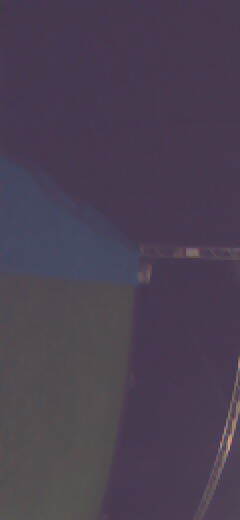
#> input picture pics/1702472196.jpg, 240 x 520 px; its folder holds only this picture in this run
$ python obs.py
#> lines starting #> are read from the running program, lines starting #| are printed output that depends on the picture; after the words box and inside, x2 and y2 are one past the last pixel; in counts of white or black regions, pixels touching at a corner belong together
### functions.py
import numpy as np
# [57 lines left out: functions line_fit, ransac_inl, not called in this run]

# [7 lines of commented-out code are left out]

def diff(points):
    # Returns array of the form (x,y,y')
    res = np.zeros(((len(points)-1),3))
    for i in range(len(points)-1):
        res[i, 0] = points[i][1]  # x
        res[i, 1] = points[i][0]  # y
        res[i, 2] = abs(points[i+1][0] -points[i][0])/(points[i+1][1]-points[i][1])   # Compute y' (slope, dy/dx)

    for i in range(len(points)-2):             # Compute y''
        res[i,2] = abs(res[i+1,2]-res[i,2])
    return res[0:len(points)-2,:]
    # Return res

### obs.py
import glob
import cv2
from time import sleep
import numpy as np
import matplotlib.pyplot as plt
from functions import line_fit,ransac_inl,diff

images = [cv2.imread(file) for file in glob.glob("pics/*.jpg")]
#> images = 1 item


def nothing(x):
    pass
#create window
cv2.namedWindow('image', cv2.WINDOW_NORMAL)
cv2.namedWindow('real', cv2.WINDOW_NORMAL)

#generate video
[height,width,depth] = np.shape(images[0])
#> height = 520; width = 240; depth = 3


# cv2.setWindowProperty("image",cv2.WND_PROP_FULLSCREEN,cv2.WINDOW_FULLSCREEN)

#create trackbar for window
cv2.createTrackbar('y_m','image',0,255,nothing)
cv2.createTrackbar('y_M','image',181,255,nothing)
cv2.createTrackbar('u_m','image',2,255,nothing)
cv2.createTrackbar('u_M','image',52,255,nothing) #52
cv2.createTrackbar('v_m','image',70,255,nothing)
cv2.createTrackbar('v_M','image',111,255,nothing)

#rotate all images
im_no = 0
sub_samp = False
for image in images:
    image = np.rot90(image)
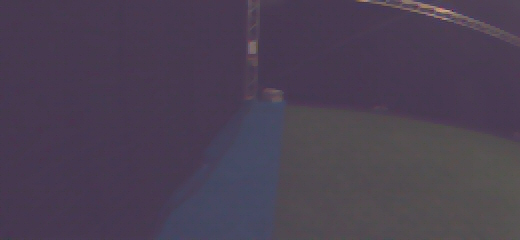
#> image: shape (240, 520, 3); mean of channels 0, 1, 2 81.8, 64.4, 74.4; drawn as B, G, R

    image = cv2.cvtColor(image, cv2.COLOR_BGR2HSV)
#> image: shape (240, 520, 3); mean H, S, V 133.7, 57, 82.5
    found_points = False

    while(True):
        #create mask and colour filter
        lower = np.array([cv2.getTrackbarPos('y_m','image'),cv2.getTrackbarPos('u_m','image'),cv2.getTrackbarPos('v_m','image')])
        upper = np.array([cv2.getTrackbarPos('y_M','image'),cv2.getTrackbarPos('u_M','image'),cv2.getTrackbarPos('v_M','image')])
        #hard coded for testing purposes
        # lower = np.array([70,70,70])
        # upper = np.array([110,110,110])

        #masking and residual image
        mask = cv2.inRange(image, lower, upper)
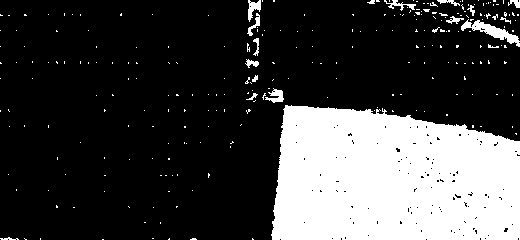
#> mask: shape (240, 520); 25.2% white; 255 white regions (237 under 20 px), largest, box (x1, y1, x2, y2) and area: (271, 105, 520, 240) 29175, (461, 19, 520, 47) 505, (248, 0, 261, 22) 149

        #inverting image
        res = cv2.bitwise_and(image, image, mask= mask)
#> res: shape (240, 520, 3); mean H, S, V 32.6, 5.1, 21

        #median filtering
        mask = cv2.medianBlur(mask,5)
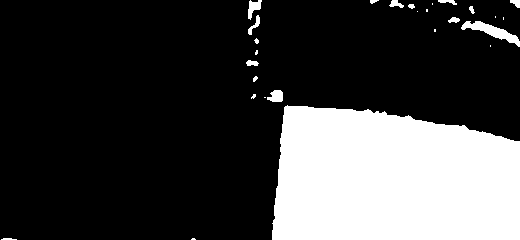
#> mask: shape (240, 520); 24.7% white; 27 white regions (12 under 20 px), largest, box (x1, y1, x2, y2) and area: (272, 105, 520, 240) 29434, (461, 21, 520, 47) 508, (248, 0, 262, 20) 148
        #edges = cv2.Canny(mask, 300, 400)
        v_edge_kernel = np.array([[-1,2,-1],
                         [-1,2,-1],
                         [-1,2,-1]])

        edges = cv2.filter2D(mask,-1,v_edge_kernel)
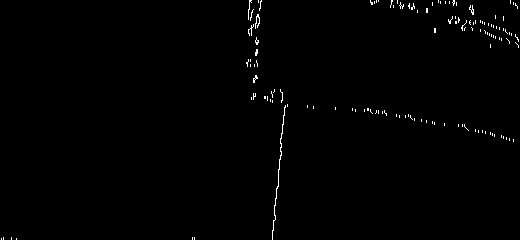
#> edges: shape (240, 520); 0.71% white in thin lines or dots
        [height,width] = np.shape(edges)
#> height = 240; width = 520
        edge_lines = []
        no_lines = 100
        if sub_samp==True:
                lines = np.array((width-1)*np.random.rand(no_lines,1))
                lines = lines.astype(int)
        elif sub_samp ==False:
                lines = range(width)
        for i in lines:
                for step in range(height-1):
                        if (edges[(height-1-step),i]>0 ):
                                up_green_test = np.count_nonzero( np.array( [mask[(height-1-step)-1,i],mask[(height-1-step)-2,i],mask[(height-1-step)-3,i],mask[(height-1-step)-4,i]] ))
                                # try:
                                #         side_green_test = np.count_nonzero( np.array( [mask[(height-1-step),i-1],mask[(height-1-step)-2,i-2],mask[(height-1-step)-3,i+1],mask[(height-1-step)-4,i+2]] ))
                                if (up_green_test==0):
                                        edge_lines.append([(height-1-step),i])
                                        found_points = True
                                        break
                        if step>int(height*0.4):
                                break
#> after the loop, edge_lines = [[239, 1], [238, 3], [238, 11], [239, 16], [238, 192], [238, 194], [230, 272], [220, 273], [205, 274], [198, 275], [188, 276], [186, 277], [169, 278], [159, 279]]

        image = cv2.cvtColor(image, cv2.COLOR_HSV2RGB)
        crit_points = np.zeros((width))
#> crit_points = 520 values from 0 to 0
        x_arr = []
        y_arr = []
        if found_points==True:
                diff_points = diff(edge_lines)
#> in diff, `res = np.zeros(((len(points)-1),3))`: res = 13 rows, first 8: [0, 0, 0], [0, 0, 0], [0, 0, 0], [0, 0, 0], [0, 0, 0], [0, 0, 0], [0, 0, 0], [0, 0, 0]
#> the loop in diff, `for i in range(len(points)-1):` made 13 passes
#> after the loop in diff, `for i in range(len(points)-1):`: res = 13 rows, first 8: [1, 239, 0.5], [3, 238, 0], [11, 238, 0.2], [16, 239, 0.00568], [192, 238, 0], [194, 238, 0.103], [272, 230, 10], [273, 220, 15]
#> the loop in diff, `for i in range(len(points)-2):             # Compute y''` made 12 passes
#> after the loop in diff, `for i in range(len(points)-2):             # Compute y''`: res = 13 rows, first 8: [1, 239, 0.5], [3, 238, 0.2], [11, 238, 0.194], [16, 239, 0.00568], [192, 238, 0.103], [194, 238, 9.9], [272, 230, 5], [273, 220, 8]
#> diff_points = [[1, 239, 0.5], [3, 238, 0.2], [11, 238, 0.194], [16, 239, 0.00568], [192, 238, 0.103], [194, 238, 9.9], [272, 230, 5], [273, 220, 8], [274, 205, 3], [275, 198, 8], [276, 188, 15], [277, 186, 7]]
                [points,depth] = np.shape(diff_points)
#> points = 12

                for i in range(points):
                        x_loc = int(diff_points[i,0])
                        y_loc = int(diff_points[i,1])
                        if diff_points[i,2]>0:
                                #image[y_loc,x_loc,:] = [255,0,0]
                                cv2.line(image, (x_loc,y_loc), (x_loc,0), (0,255,0), 1)
                                crit_points[x_loc] = diff_points[i,2]
                                x_arr.append(x_loc)
                                y_arr.append(y_loc)
                        else:
                                image[y_loc,x_loc,:] = [255,0,0]
#> this loop made 12 passes
#> (x_loc, y_loc) on passes 1 to 12: (1, 239), (3, 238), (11, 238), (16, 239), (192, 238), (194, 238), (272, 230), (273, 220), (274, 205), (275, 198), (276, 188), (277, 186)
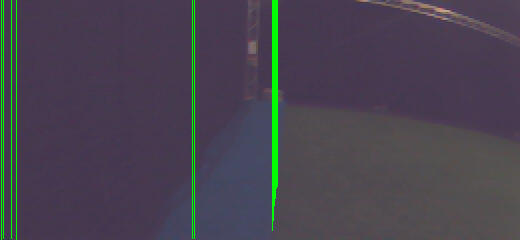
#> image: shape (240, 520, 3); mean R, G, B 72.5, 68.1, 79.9
#> after the loop, crit_points = 520 values, max 15 at index 276, min 0 at index 0, mean 0.109; x_arr = [1, 3, 11, 16, 192, 194, 272, 273, 274, 275, 276, 277]; y_arr = [239, 238, 238, 239, 238, 238, 230, 220, 205, 198, 188, 186]

        FOV_X = (120/180)*np.pi
        FOV_Y = (80/180)*np.pi
        alt = 1.5 #m
        x_fin = []
        y_fin = []
        for i in range(np.shape(x_arr)[0]):
                theta = (y_arr[i]-height/2)*(FOV_Y/height)   #rad
                psi = (x_arr[i]-width/2)*(FOV_X/width)      #rad
                print(theta)
                d = alt/(np.arctan(theta))
                print(d)
                x_fin.append(d*np.sin(psi))
                y_fin.append(d*np.cos(psi))
#> this loop made 12 passes
#> (theta, psi, d) on passes 1 to 12: (0.692, -1.04, 2.48), (0.686, -1.04, 2.49), (0.686, -1, 2.49), (0.692, -0.983, 2.48), (0.686, -0.274, 2.49), (0.686, -0.266, 2.49), (0.64, 0.0483, 2.63), (0.582, 0.0524, 2.85), (0.495, 0.0564, 3.27), (0.454, 0.0604, 3.52), (0.396, 0.0644, 3.98), (0.384, 0.0685, 4.09)
#> (printed output is left out)
#> after the loop, x_fin = [-2.14, -2.14, -2.1, -2.06, -0.674, -0.655, 0.127, 0.149, 0.184, 0.213, 0.256, 0.28]; y_fin = [1.25, 1.27, 1.34, 1.37, 2.4, 2.41, 2.63, 2.84, 3.26, 3.51, 3.97, 4.08]


        plt.clf()
        plt.subplot(121)
        plt.scatter(x_fin,y_fin)
        plt.xlim(-10,10)
        plt.ylim(-10,10)
        #plt.imshow(mask)
        plt.subplot(122)
        plt.imshow(image)
        #plt.imshow(edges)

        #plt.show(block=False)
        plt.savefig('experiment(%i).png' % im_no)
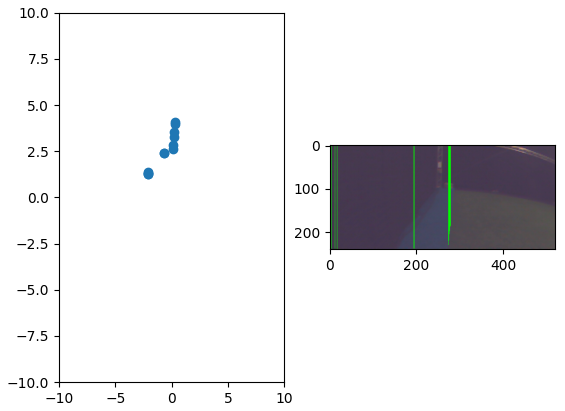
#> figure drawn by matplotlib, 2 panels
        im_no+=1
        print(im_no)
        plt.pause(0.0001)
        break
        #cv2.destroyAllWindows()

$ run again, on pics/1707472249.jpg
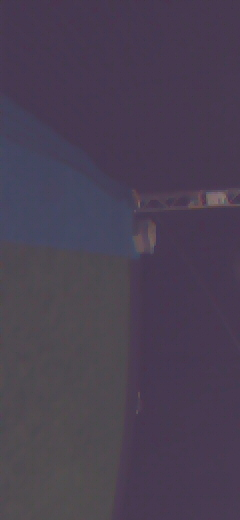
#> input picture pics/1707472249.jpg, 240 x 520 px
#> images = 1 item
#> edges: shape (240, 520); 0.58% white in thin lines or dots, all inside (x1, y1, x2, y2) = (188, 0, 518, 240)
#> after the loop `for i in lines:`: edge_lines = [[234, 240], [231, 241], [219, 242], [215, 243], [210, 244], [208, 245], [189, 246], [187, 247], [180, 248], [170, 249], [155, 250], [147, 252]]
#> in diff, `res = np.zeros(((len(points)-1),3))`: res = [[0, 0, 0], [0, 0, 0], [0, 0, 0], [0, 0, 0], [0, 0, 0], [0, 0, 0], [0, 0, 0], [0, 0, 0], [0, 0, 0], [0, 0, 0], [0, 0, 0]]
#> the loop in diff, `for i in range(len(points)-1):` made 11 passes
#> after the loop in diff, `for i in range(len(points)-1):`: res = [[240, 234, 3], [241, 231, 12], [242, 219, 4], [243, 215, 5], [244, 210, 2], [245, 208, 19], [246, 189, 2], [247, 187, 7], [248, 180, 10], [249, 170, 15], [250, 155, 4]]
#> the loop in diff, `for i in range(len(points)-2):             # Compute y''` made 10 passes
#> after the loop in diff, `for i in range(len(points)-2):             # Compute y''`: res = [[240, 234, 9], [241, 231, 8], [242, 219, 1], [243, 215, 3], [244, 210, 17], [245, 208, 17], [246, 189, 5], [247, 187, 3], [248, 180, 5], [249, 170, 11], [250, 155, 4]]
#> diff_points = [[240, 234, 9], [241, 231, 8], [242, 219, 1], [243, 215, 3], [244, 210, 17], [245, 208, 17], [246, 189, 5], [247, 187, 3], [248, 180, 5], [249, 170, 11]]
#> the loop `for i in range(points):` made 10 passes
#> y_loc on passes 1 to 8: 234, 231, 219, 215, 210, 208, 189, 187
#> after the loop `for i in range(points):`:
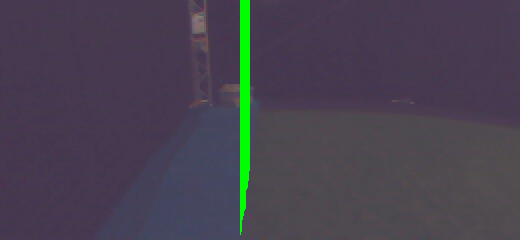
#> image: shape (240, 520, 3); mean R, G, B 71.7, 66.5, 80.1
#> after the loop `for i in range(points):`: crit_points = 520 values, max 17 at index 244, min 0 at index 0, mean 0.152; x_arr = [240, 241, 242, 243, 244, 245, 246, 247, 248, 249]; y_arr = [234, 231, 219, 215, 210, 208, 189, 187, 180, 170]
#> the loop `for i in range(np.shape(x_arr)[0]):` made 10 passes
#> (theta, psi, d) on passes 1 to 8: (0.663, -0.0806, 2.56), (0.646, -0.0765, 2.62), (0.576, -0.0725, 2.87), (0.553, -0.0685, 2.97), (0.524, -0.0644, 3.11), (0.512, -0.0604, 3.17), (0.401, -0.0564, 3.93), (0.39, -0.0524, 4.04)
#> (printed output is left out)
#> after the loop `for i in range(np.shape(x_arr)[0]):`: x_fin = [-0.206, -0.2, -0.208, -0.203, -0.2, -0.191, -0.221, -0.211, -0.216, -0.235]; y_fin = [2.55, 2.61, 2.86, 2.96, 3.1, 3.16, 3.92, 4.03, 4.46, 5.29]
#> `plt.savefig('experiment(%i).png' % im_no)`:
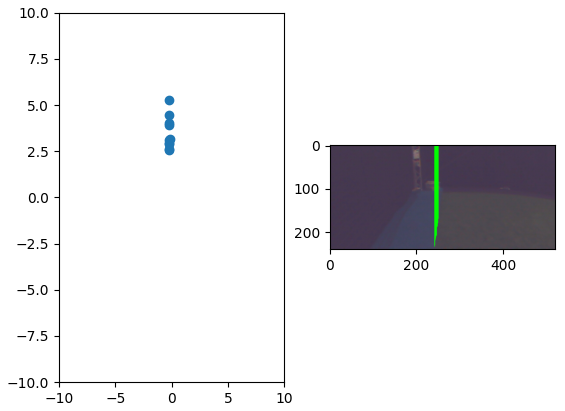
#> figure drawn by matplotlib, 2 panels

$ run again, on pics/1708738814.jpg
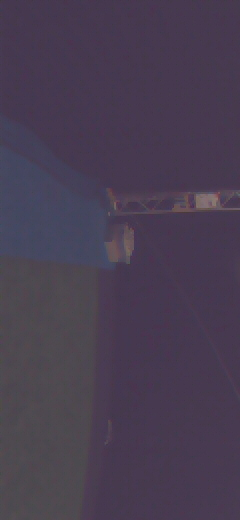
#> input picture pics/1708738814.jpg, 240 x 520 px
#> images = 1 item
#> edges: shape (240, 520); 0.71% white in thin lines or dots
#> after the loop `for i in lines:`: edge_lines = 48 pairs, first value 142 to 238, second value 140 to 502
#> in diff, `res = np.zeros(((len(points)-1),3))`: res = 47 rows, first 8: [0, 0, 0], [0, 0, 0], [0, 0, 0], [0, 0, 0], [0, 0, 0], [0, 0, 0], [0, 0, 0], [0, 0, 0]
#> the loop in diff, `for i in range(len(points)-1):` made 47 passes
#> after the loop in diff, `for i in range(len(points)-1):`: res = 47 rows, first 8: [140, 238, 0], [143, 238, 0.045], [254, 233, 3], [255, 230, 11], [256, 219, 3], [257, 216, 6], [258, 210, 6], [259, 204, 3]
#> the loop in diff, `for i in range(len(points)-2):             # Compute y''` made 46 passes
#> after the loop in diff, `for i in range(len(points)-2):             # Compute y''`: res = 47 rows, first 8: [140, 238, 0.045], [143, 238, 2.95], [254, 233, 8], [255, 230, 8], [256, 219, 3], [257, 216, 0], [258, 210, 3], [259, 204, 15]
#> diff_points = 46 rows, first 8: [140, 238, 0.045], [143, 238, 2.95], [254, 233, 8], [255, 230, 8], [256, 219, 3], [257, 216, 0], [258, 210, 3], [259, 204, 15]
#> the loop `for i in range(points):` made 46 passes
#> (x_loc, y_loc) on passes 1 to 8: (140, 238), (143, 238), (254, 233), (255, 230), (256, 219), (257, 216), (258, 210), (259, 204)
#> after the loop `for i in range(points):`:
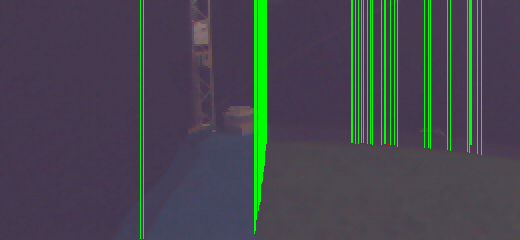
#> image: shape (240, 520, 3); mean R, G, B 68.4, 71.9, 76.8
#> after the loop `for i in range(points):`: crit_points = 520 values, max 16 at index 260, min 0 at index 0, mean 0.227; x_arr = 40 values from 140 to 481; y_arr = 40 values, max 238 at index 0, min 142 at index 14, mean 163.8
#> the loop `for i in range(np.shape(x_arr)[0]):` made 40 passes
#> (theta, psi, d) on passes 1 to 8: (0.686, -0.483, 2.49), (0.686, -0.471, 2.49), (0.657, -0.0242, 2.58), (0.64, -0.0201, 2.63), (0.576, -0.0161, 2.87), (0.524, -0.00806, 3.11), (0.489, -0.00403, 3.3), (0.471, 0, 3.41)
#> (printed output is left out)
#> after the loop `for i in range(np.shape(x_arr)[0]):`: x_fin = 40 values, max 8.12 at index 37, min -1.16 at index 0, mean 3.54; y_fin = 40 values, max 11.27 at index 13, min 2.21 at index 0, mean 7.09
#> `plt.savefig('experiment(%i).png' % im_no)`:
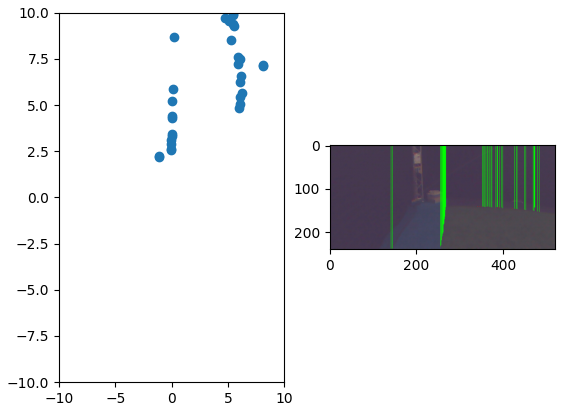
#> figure drawn by matplotlib, 2 panels

$ run again, on pics/1713738807.jpg
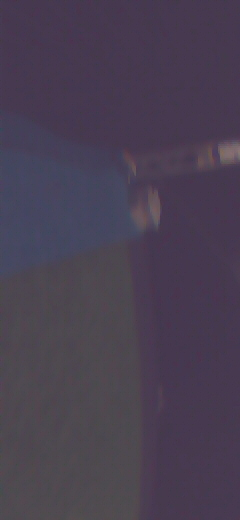
#> input picture pics/1713738807.jpg, 240 x 520 px
#> images = 1 item
#> edges: shape (240, 520); 0.6% white in thin lines or dots, all inside (x1, y1, x2, y2) = (141, 0, 505, 240)
#> after the loop `for i in lines:`: edge_lines = [[238, 142], [238, 143], [173, 257], [189, 262], [205, 265], [217, 269]]
#> in diff, `res = np.zeros(((len(points)-1),3))`: res = [[0, 0, 0], [0, 0, 0], [0, 0, 0], [0, 0, 0], [0, 0, 0]]
#> the loop in diff, `for i in range(len(points)-1):` made 5 passes
#> after the loop in diff, `for i in range(len(points)-1):`: res = [[142, 238, 0], [143, 238, 0.57], [257, 173, 3.2], [262, 189, 5.33], [265, 205, 3]]
#> the loop in diff, `for i in range(len(points)-2):             # Compute y''` made 4 passes
#> after the loop in diff, `for i in range(len(points)-2):             # Compute y''`: res = [[142, 238, 0.57], [143, 238, 2.63], [257, 173, 2.13], [262, 189, 2.33], [265, 205, 3]]
#> diff_points = [[142, 238, 0.57], [143, 238, 2.63], [257, 173, 2.13], [262, 189, 2.33]]
#> the loop `for i in range(points):` made 4 passes
#> (x_loc, y_loc) on passes 1 to 4: (142, 238), (143, 238), (257, 173), (262, 189)
#> after the loop `for i in range(points):`:
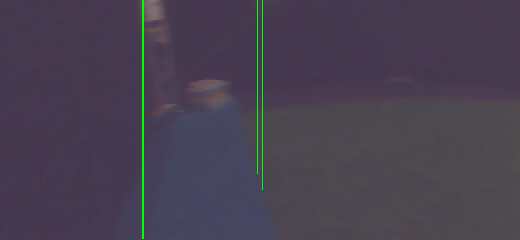
#> image: shape (240, 520, 3); mean R, G, B 72.2, 64.6, 80.9
#> after the loop `for i in range(points):`: crit_points = 520 values, max 2.63 at index 143, min 0 at index 0, mean 0.0147; x_arr = [142, 143, 257, 262]; y_arr = [238, 238, 173, 189]
#> the loop `for i in range(np.shape(x_arr)[0]):` made 4 passes
#> (theta, psi, d) on passes 1 to 4: (0.686, -0.475, 2.49), (0.686, -0.471, 2.49), (0.308, -0.0121, 5.02), (0.401, 0.00806, 3.93)
#> (printed output is left out)
#> after the loop `for i in range(np.shape(x_arr)[0]):`: x_fin = [-1.14, -1.13, -0.0606, 0.0317]; y_fin = [2.22, 2.22, 5.01, 3.93]
#> `plt.savefig('experiment(%i).png' % im_no)`:
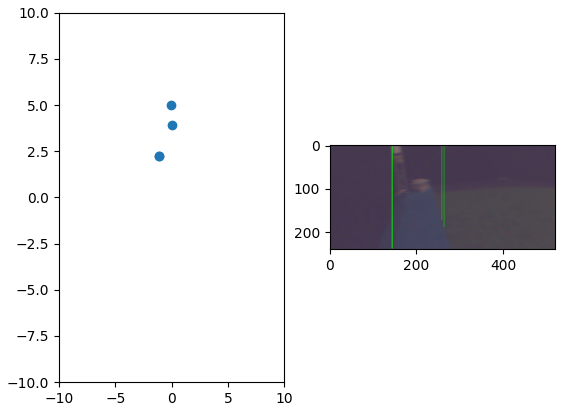
#> figure drawn by matplotlib, 2 panels
